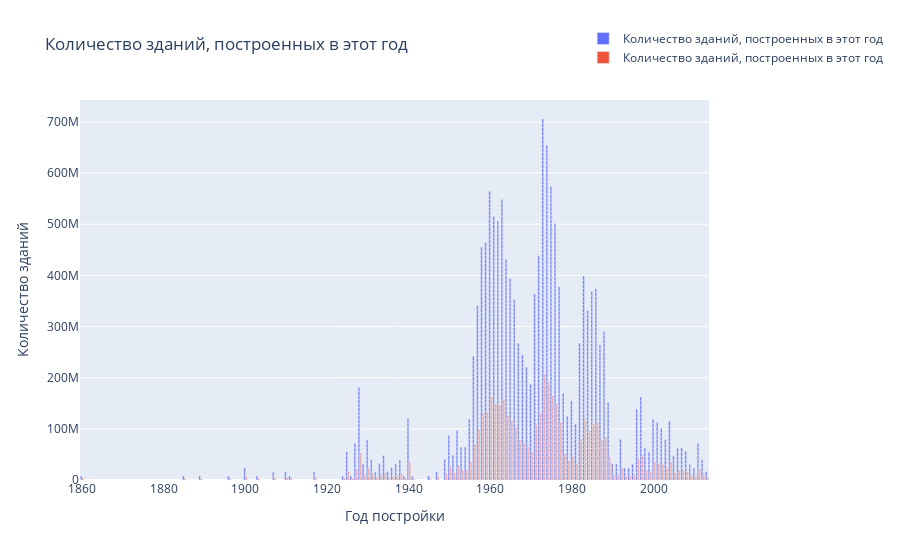

The cell this chart's notebook holds for it:
### Code cell
trace1 = go.Bar(
    y = portfolio_df['house_id'][0:2000],
    x = portfolio_df['house_year'][0:2000],
    name = 'Количество зданий, построенных в этот год')

trace2 = go.Bar(
    y = portfolio_df['area_id'][0:2000],
    x = portfolio_df['house_year'][0:2000],
    name = 'Количество зданий, построенных в этот год')

data = [trace1, trace2]

layout = go.Layout(title = 'Количество зданий, построенных в этот год'
    , barmode = 'group'
    , xaxis=dict(title='Год постройки')
    , yaxis=dict(title='Количество зданий')
    , legend=dict(x=0.8,y=1.2)
    )

fig = go.Figure(data=data, layout=layout)
iplot(fig)

### Figure 1 — Plotly figure (JSON) as saved in the notebook; plotly's stock layout.template omitted (floating-point values rounded to 4 significant figures; data arrays with more than 128 entries replaced by an {"elided": "..."} marker saying what was removed)
{"data": [{"name": "Количество зданий, построенных в этот год", "type": "bar", "x": {"elided": "2000 str values"}, "y": {"elided": "2000 int values"}}, {"name": "Количество зданий, построенных в этот год", "type": "bar", "x": {"elided": "2000 str values"}, "y": {"elided": "2000 int values"}}], "layout": {"barmode": "group", "legend": {"x": 0.8, "y": 1.2}, "title": {"text": "Количество зданий, построенных в этот год"}, "xaxis": {"title": {"text": "Год постройки"}}, "yaxis": {"title": {"text": "Количество зданий"}}}}
